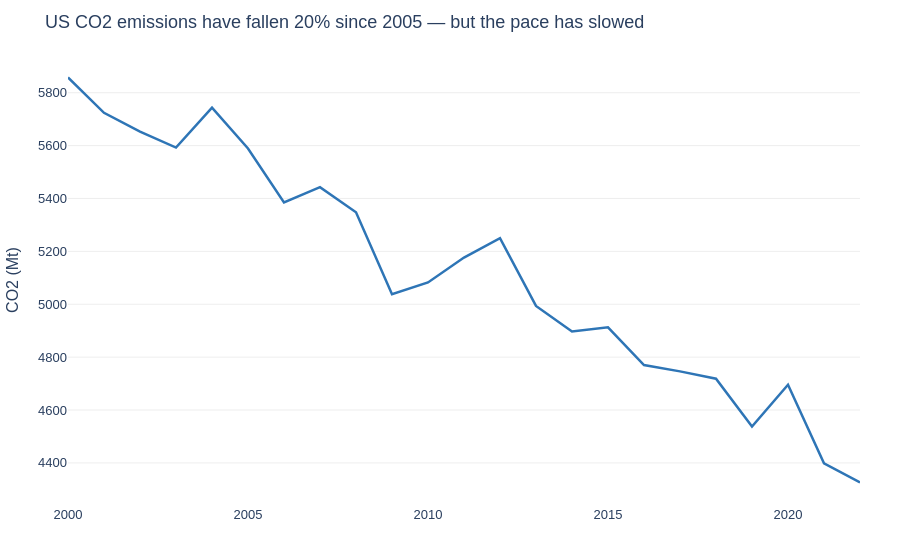

Source (notebook cell):
### Code cell
# Let's apply the principles

fig = px.line(usa, x='Year', y='CO2_Mt',
              labels={'CO2_Mt': 'CO2 Emissions (Mt)', 'Year': ''},
              color_discrete_sequence=['#2E75B6'])

fig.update_layout(
    title='US CO2 emissions have fallen 20% since 2005 — but the pace has slowed',
    # Gestalt closure: white background removes the need for a chart border
    plot_bgcolor='white',
    paper_bgcolor='white',
    font=dict(family='Arial', size=13),
    # Gridlines: make very light so data stands out; don't compete with the line
    yaxis=dict(gridcolor='#EEEEEE', gridwidth=1, title='CO2 (Mt)'),
    # x-axis: remove grid entirely (years are readable, grid adds nothing)
    xaxis=dict(showgrid=False, title=''),
    margin=dict(l=60, r=40, t=55, b=40)
)

fig.update_traces(
    line=dict(width=2.5),   # slightly thicker line = more prominent than axis lines
    mode='lines'             # no markers needed on a dense time series
)


fig.show()

### Figure 1 — Plotly figure (JSON) as saved in the notebook; plotly's stock layout.template omitted (floating-point values rounded to 4 significant figures)
{"data": [{"hovertemplate": "=%{x}<br>CO2 Emissions (Mt)=%{y}<extra></extra>", "legendgroup": "", "line": {"color": "#2E75B6", "dash": "solid", "width": 2.5}, "marker": {"symbol": "circle"}, "mode": "lines", "name": "", "orientation": "v", "showlegend": false, "type": "scatter", "x": [2000, 2001, 2002, 2003, 2004, 2005, 2006, 2007, 2008, 2009, 2010, 2011, 2012, 2013, 2014, 2015, 2016, 2017, 2018, 2019, 2020, 2021, 2022], "xaxis": "x", "y": [5858.0, 5724.0, 5653.0, 5593.0, 5743.0, 5589.0, 5386.0, 5443.0, 5348.0, 5038.0, 5082.0, 5176.0, 5250.0, 4994.0, 4897.0, 4913.0, 4770.0, 4746.0, 4718.0, 4537.0, 4695.0, 4398.0, 4326.0], "yaxis": "y"}], "layout": {"font": {"family": "Arial", "size": 13}, "legend": {"tracegroupgap": 0}, "margin": {"b": 40, "l": 60, "r": 40, "t": 55}, "paper_bgcolor": "white", "plot_bgcolor": "white", "title": {"text": "US CO2 emissions have fallen 20% since 2005 — but the pace has slowed"}, "xaxis": {"anchor": "y", "domain": [0, 1], "showgrid": false, "title": {"text": ""}}, "yaxis": {"anchor": "x", "domain": [0, 1], "gridcolor": "#EEEEEE", "gridwidth": 1, "title": {"text": "CO2 (Mt)"}}}}
